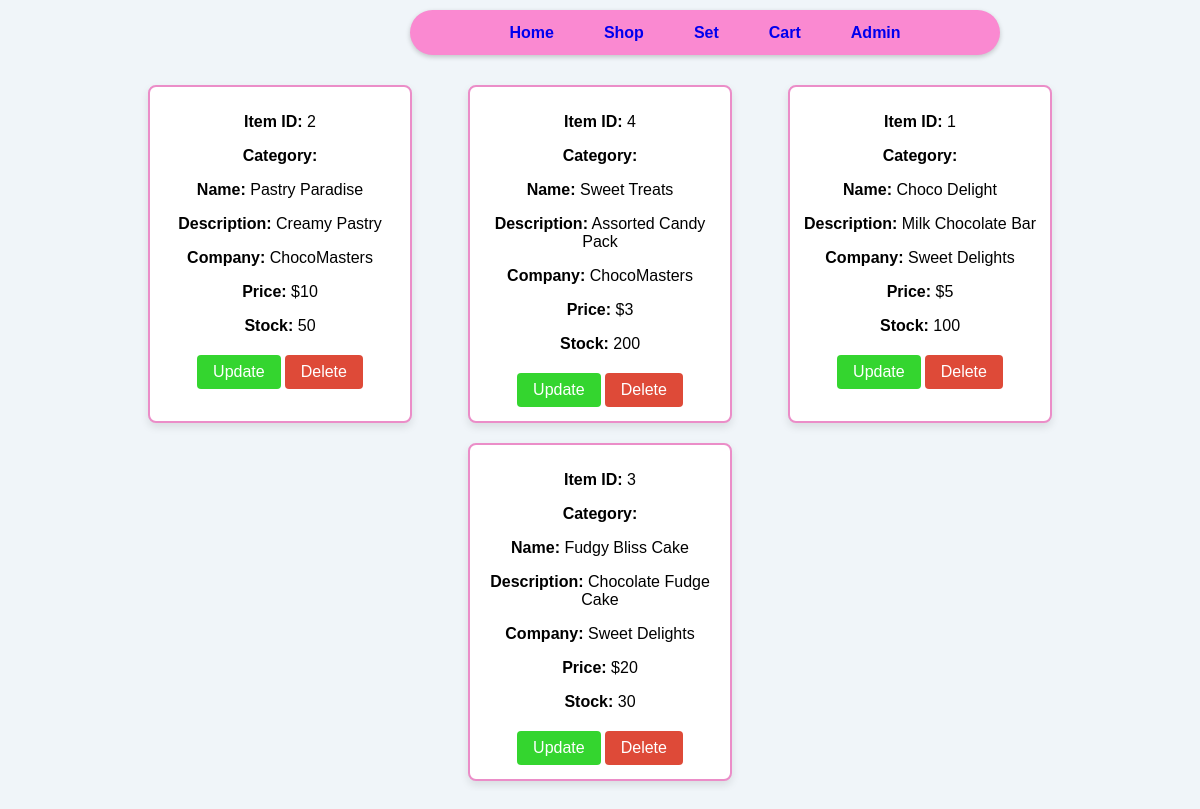
Page /Admin-ItemListing.php (signed in) on the earlier database version.
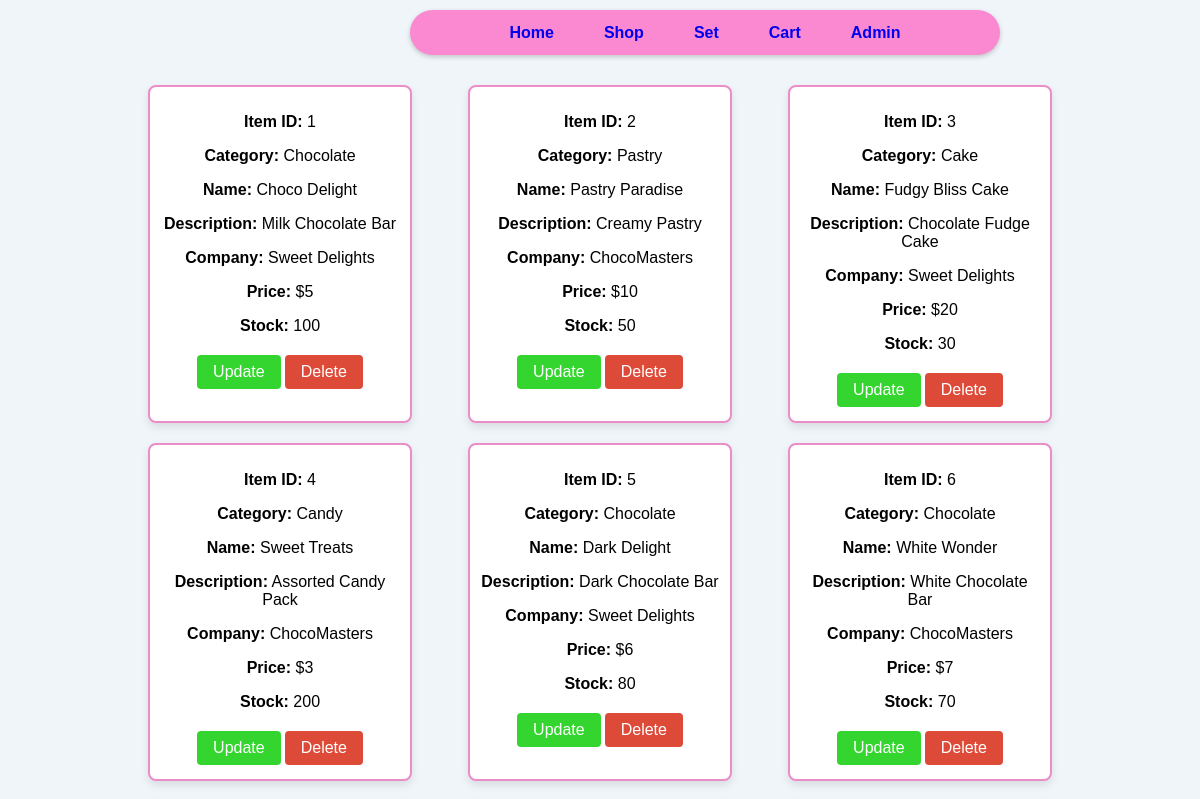
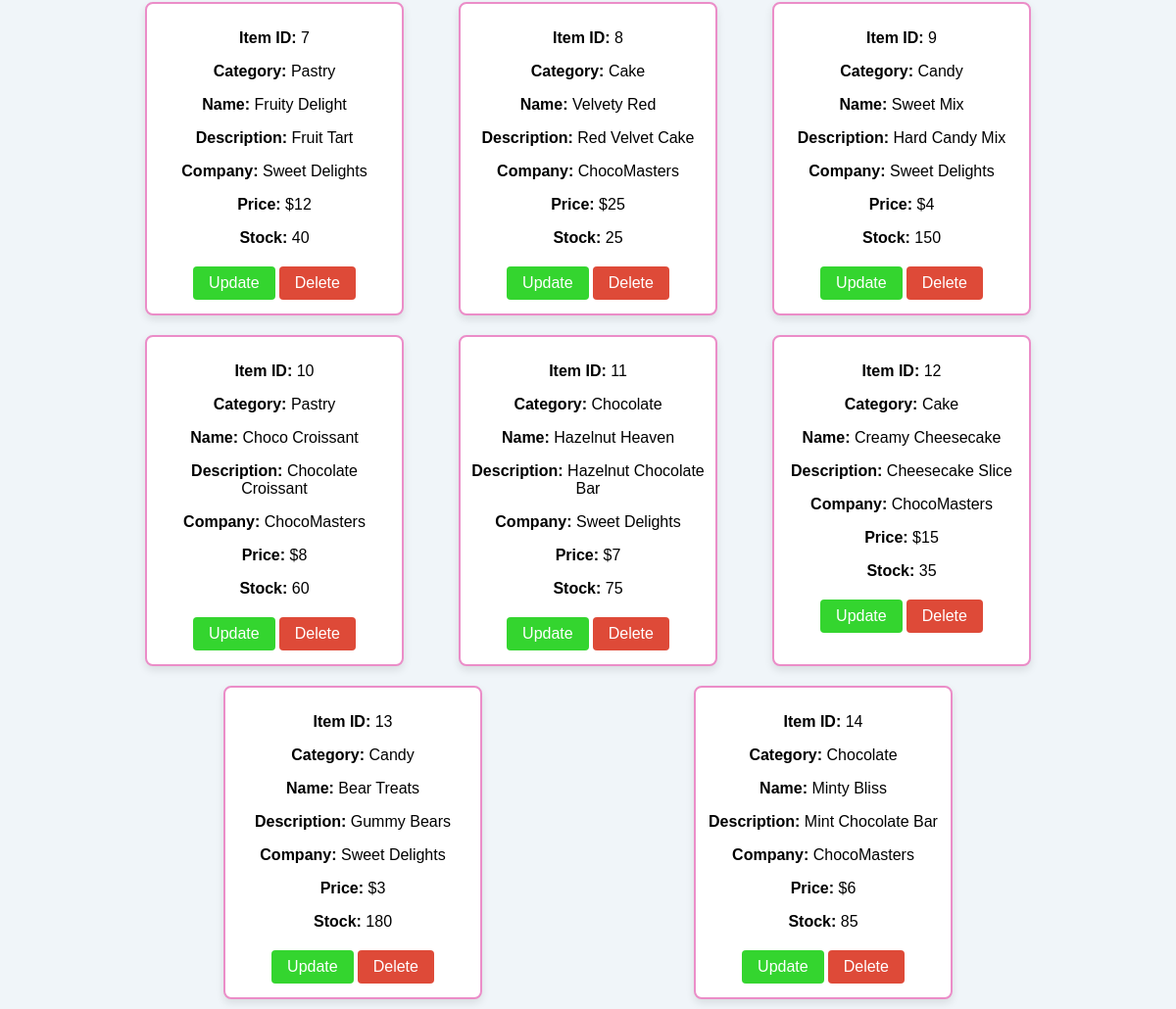
Same page on the later database version (2 pictures, top to bottom).
### tables this page shows
CREATE TABLE IF NOT EXISTS item
(
  item_ID INT(8) PRIMARY KEY NOT NULL AUTO_INCREMENT,
  company_ID INT(8) NOT NULL,
  category ENUM('Cake','Candy','Chocolate','Pastry') NOT NULL,
  item_desc VARCHAR(45) NOT NULL,
  item_name VARCHAR(45) NOT NULL,
  item_price INT(10) NOT NULL,
  item_stock INT(10) NOT NULL,
  KEY `company_id` (`company_ID`),
  CONSTRAINT `company_id` FOREIGN KEY (`company_ID`) REFERENCES `company` (`company_ID`) ON DELETE CASCADE ON UPDATE CASCADE
);

CREATE TABLE IF NOT EXISTS company
(
  company_ID INT(8) PRIMARY KEY NOT NULL AUTO_INCREMENT,
  company_name VARCHAR(45) NOT NULL,
  UNIQUE KEY `company_name` (`company_name`)
);

### Admin-ItemListing.php (the view, shortened to what this page needs)
<!DOCTYPE html>
<html lang="en">
<head>
</head>
<body>
<div class ="container">
        <div class="navbar">
            <nav>
                <a href="home.php">Home</a>
                <a href="shop.php">Shop</a>
                <a href="set.php">Set</a>
                <a href="cart.php">Cart</a>
                <?php if ($_SESSION['user_admin'] == 'Y'): ?>
                <div class="dropdown">
                    <a href="#" class="dropbtn">Admin</a>
                </div>
                <?php endif; ?>
            </nav>
        </div>
    </div>
    <div class="item-container">
        <?php
        $servername = "localhost";
        $username   = "root";
        $password   = "";
        $database   = "confectionary";
        $conn = new mysqli($servername, $username, $password, $database);
        $sql = "SELECT * FROM item i
                    INNER JOIN company AS c ON i.company_ID = c.company_ID
                ";
        $result = $conn->query($sql);
        if ($result->num_rows > 0) {
            while($row = $result->fetch_assoc()) {
                echo '<div class="item-box">';
                echo '<p><strong>Item ID:</strong> '        . $row["item_ID"] .         '</p>';
                echo '<p><strong>Category:</strong> '       . $row["category"] .        '</p>';
                echo '<p><strong>Name:</strong> '           . $row["item_name"] .       '</p>';
                echo '<p><strong>Description:</strong> '    . $row["item_desc"] .       '</p>';
                echo '<p><strong>Company:</strong> '        . $row["company_name"] .    '</p>';
                echo '<p><strong>Price:</strong> $'         . $row["item_price"] .      '</p>';
                echo '<p><strong>Stock:</strong> '          . $row["item_stock"] .      '</p>';
                echo '<form action="Admin-ItemConfig.php" method="post">';
                echo '<input type="submit" class="update-btn" name="update" value="Update">';
                echo '<input type="submit" class="delete-btn" name="delete" value="Delete">';
                echo '</form>';
                echo '</div>';
            }
        }
        ?>
    </div>
</body>
</html>

Differences in the rows shown:
changed item "Choco Delight": category (not shown) → "Chocolate"; moves up the list
changed item "Pastry Paradise": category (not shown) → "Pastry"
changed item "Fudgy Bliss Cake": category (not shown) → "Cake"; moves up the list
changed item "Sweet Treats": category (not shown) → "Candy"
added item: item_ID "5", category "Chocolate", item_name "Dark Delight", item_desc "Dark Chocolate Bar", company_ID.company_name "Sweet Delights", item_price "6", item_stock "80"
added item: item_ID "6", category "Chocolate", item_name "White Wonder", item_desc "White Chocolate Bar", company_ID.company_name "ChocoMasters", item_price "7", item_stock "70"
added item: item_ID "7", category "Pastry", item_name "Fruity Delight", item_desc "Fruit Tart", company_ID.company_name "Sweet Delights", item_price "12", item_stock "40"
added item: item_ID "8", category "Cake", item_name "Velvety Red", item_desc "Red Velvet Cake", company_ID.company_name "ChocoMasters", item_price "25", item_stock "25"
added item: item_ID "9", category "Candy", item_name "Sweet Mix", item_desc "Hard Candy Mix", company_ID.company_name "Sweet Delights", item_price "4", item_stock "150"
added item: item_ID "10", category "Pastry", item_name "Choco Croissant", item_desc "Chocolate Croissant", company_ID.company_name "ChocoMasters", item_price "8", item_stock "60"
added item: item_ID "11", category "Chocolate", item_name "Hazelnut Heaven", item_desc "Hazelnut Chocolate Bar", company_ID.company_name "Sweet Delights", item_price "7", item_stock "75"
added item: item_ID "12", category "Cake", item_name "Creamy Cheesecake", item_desc "Cheesecake Slice", company_ID.company_name "ChocoMasters", item_price "15", item_stock "35"
added item: item_ID "13", category "Candy", item_name "Bear Treats", item_desc "Gummy Bears", company_ID.company_name "Sweet Delights", item_price "3", item_stock "180"
added item: item_ID "14", category "Chocolate", item_name "Minty Bliss", item_desc "Mint Chocolate Bar", company_ID.company_name "ChocoMasters", item_price "6", item_stock "85"
